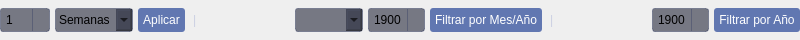
<?xml version="1.0" encoding="UTF-8"?>
<ui version="4.0">
 <class>AdvancedSettings</class>
 <widget class="QWidget" name="AdvancedSettings">
  <property name="geometry">
   <rect>
    <x>0</x>
    <y>0</y>
    <width>800</width>
    <height>40</height>
   </rect>
  </property>
  <property name="sizePolicy">
   <sizepolicy hsizetype="Preferred" vsizetype="Fixed">
    <horstretch>0</horstretch>
    <verstretch>0</verstretch>
   </sizepolicy>
  </property>
  <property name="styleSheet">
   <string notr="true">QSpinBox, QComboBox {
  border: 1px solid rgba(65, 72, 104, 0.5);
  border-radius: 3px;
  padding: 3px;
  background-color: rgba(36, 40, 59, 0.6);
}
QSpinBox::up-button, QSpinBox::down-button {
  width: 16px;
  border-left: 1px solid rgba(65, 72, 104, 0.5);
}
QPushButton {
  background-color: rgba(61, 89, 161, 0.8);
  color: white;
  border-radius: 3px;
  padding: 5px;
}
QPushButton:hover {
  background-color: rgba(77, 105, 177, 0.9);
}</string>
  </property>
  <layout class="QHBoxLayout" name="time_filters_layout">
   <property name="spacing">
    <number>8</number>
   </property>
   <property name="leftMargin">
    <number>0</number>
   </property>
   <property name="topMargin">
    <number>0</number>
   </property>
   <property name="rightMargin">
    <number>0</number>
   </property>
   <property name="bottomMargin">
    <number>0</number>
   </property>
   <item>
    <widget class="QFrame" name="time_unit_frame">
     <property name="sizePolicy">
      <sizepolicy hsizetype="Preferred" vsizetype="Fixed">
       <horstretch>0</horstretch>
       <verstretch>0</verstretch>
      </sizepolicy>
     </property>
     <property name="frameShape">
      <enum>QFrame::Shape::NoFrame</enum>
     </property>
     <layout class="QHBoxLayout" name="time_unit_layout">
      <property name="spacing">
       <number>5</number>
      </property>
      <property name="leftMargin">
       <number>0</number>
      </property>
      <property name="topMargin">
       <number>0</number>
      </property>
      <property name="rightMargin">
       <number>0</number>
      </property>
      <property name="bottomMargin">
       <number>0</number>
      </property>
      <item>
       <widget class="QSpinBox" name="time_value">
        <property name="minimum">
         <number>1</number>
        </property>
        <property name="maximum">
         <number>999</number>
        </property>
        <property name="value">
         <number>1</number>
        </property>
       </widget>
      </item>
      <item>
       <widget class="QComboBox" name="time_unit">
        <item>
         <property name="text">
          <string>Semanas</string>
         </property>
        </item>
        <item>
         <property name="text">
          <string>Meses</string>
         </property>
        </item>
        <item>
         <property name="text">
          <string>Años</string>
         </property>
        </item>
       </widget>
      </item>
      <item>
       <widget class="QPushButton" name="apply_time_filter">
        <property name="text">
         <string>Aplicar</string>
        </property>
       </widget>
      </item>
     </layout>
    </widget>
   </item>
   <item>
    <widget class="QLabel" name="separator1">
     <property name="styleSheet">
      <string notr="true">color: rgba(169, 177, 214, 0.5);</string>
     </property>
     <property name="text">
      <string>|</string>
     </property>
    </widget>
   </item>
   <item>
    <widget class="QFrame" name="month_year_frame">
     <property name="sizePolicy">
      <sizepolicy hsizetype="Preferred" vsizetype="Fixed">
       <horstretch>0</horstretch>
       <verstretch>0</verstretch>
      </sizepolicy>
     </property>
     <property name="frameShape">
      <enum>QFrame::Shape::NoFrame</enum>
     </property>
     <layout class="QHBoxLayout" name="month_year_layout">
      <property name="spacing">
       <number>5</number>
      </property>
      <property name="leftMargin">
       <number>0</number>
      </property>
      <property name="topMargin">
       <number>0</number>
      </property>
      <property name="rightMargin">
       <number>0</number>
      </property>
      <property name="bottomMargin">
       <number>0</number>
      </property>
      <item>
       <widget class="QComboBox" name="month_combo"/>
      </item>
      <item>
       <widget class="QSpinBox" name="year_spin">
        <property name="minimum">
         <number>1900</number>
        </property>
        <property name="maximum">
         <number>2100</number>
        </property>
       </widget>
      </item>
      <item>
       <widget class="QPushButton" name="apply_month_year">
        <property name="sizePolicy">
         <sizepolicy hsizetype="Minimum" vsizetype="Fixed">
          <horstretch>0</horstretch>
          <verstretch>0</verstretch>
         </sizepolicy>
        </property>
        <property name="text">
         <string>Filtrar por Mes/Año</string>
        </property>
       </widget>
      </item>
     </layout>
    </widget>
   </item>
   <item>
    <widget class="QLabel" name="separator2">
     <property name="styleSheet">
      <string notr="true">color: rgba(169, 177, 214, 0.5);</string>
     </property>
     <property name="text">
      <string>|</string>
     </property>
    </widget>
   </item>
   <item>
    <widget class="QFrame" name="year_frame">
     <property name="sizePolicy">
      <sizepolicy hsizetype="Preferred" vsizetype="Fixed">
       <horstretch>0</horstretch>
       <verstretch>0</verstretch>
      </sizepolicy>
     </property>
     <property name="frameShape">
      <enum>QFrame::Shape::NoFrame</enum>
     </property>
     <layout class="QHBoxLayout" name="year_layout">
      <property name="spacing">
       <number>5</number>
      </property>
      <property name="leftMargin">
       <number>0</number>
      </property>
      <property name="topMargin">
       <number>0</number>
      </property>
      <property name="rightMargin">
       <number>0</number>
      </property>
      <property name="bottomMargin">
       <number>0</number>
      </property>
      <item>
       <widget class="QSpinBox" name="year_only_spin">
        <property name="minimum">
         <number>1900</number>
        </property>
        <property name="maximum">
         <number>2100</number>
        </property>
       </widget>
      </item>
      <item>
       <widget class="QPushButton" name="apply_year">
        <property name="text">
         <string>Filtrar por Año</string>
        </property>
       </widget>
      </item>
     </layout>
    </widget>
   </item>
  </layout>
 </widget>
 <resources/>
 <connections/>
</ui>
